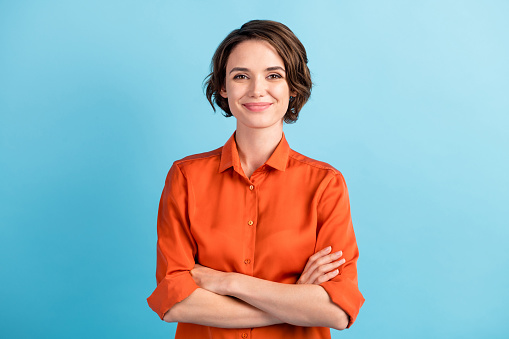
#> input picture images/1.jpg, 509 x 339 px, found by its file name
$ python Roi.py
#> lines starting #> are read from the running program, lines starting #| are printed output that depends on the picture
import cv2
path = "C:/Users/khalid mansoor/Desktop/opencv_install/images/1.jpg"

img = cv2.imread(path,1)
#> img is the input picture: shape (339, 509, 3); mean B, G, R 184.4, 177.9, 151.7

#(190,25) (330,140)
#img[y1:y2,x1:x2]

# region of interest
roi = img[25:140,190:330]
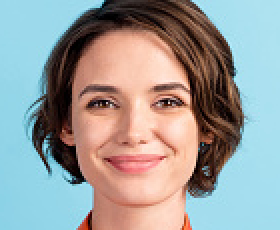
#> roi: shape (115, 140, 3) (shown 2 times larger); mean B, G, R 155.5, 156.8, 155

# find the diference of y2-y1 and x2-x1
# img[25:140,330:370] = roi
img1 = cv2.imread('C:/Users/khalid mansoor/Desktop/opencv_install/images/2.jpg')
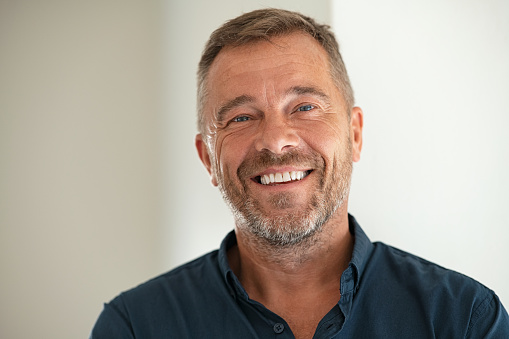
#> input picture images/2.jpg, 509 x 339 px, found by its file name
#> img1 is the input picture: shape (339, 509, 3); mean B, G, R 152.3, 163.4, 173.4
# replacing 2nd image head on first image
roi = img1[20:220,180:390]
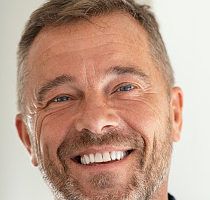
#> roi: shape (200, 210, 3); mean B, G, R 139.8, 158.1, 191.7
#> (the run stopped early here; a loop or call above may not have finished)
